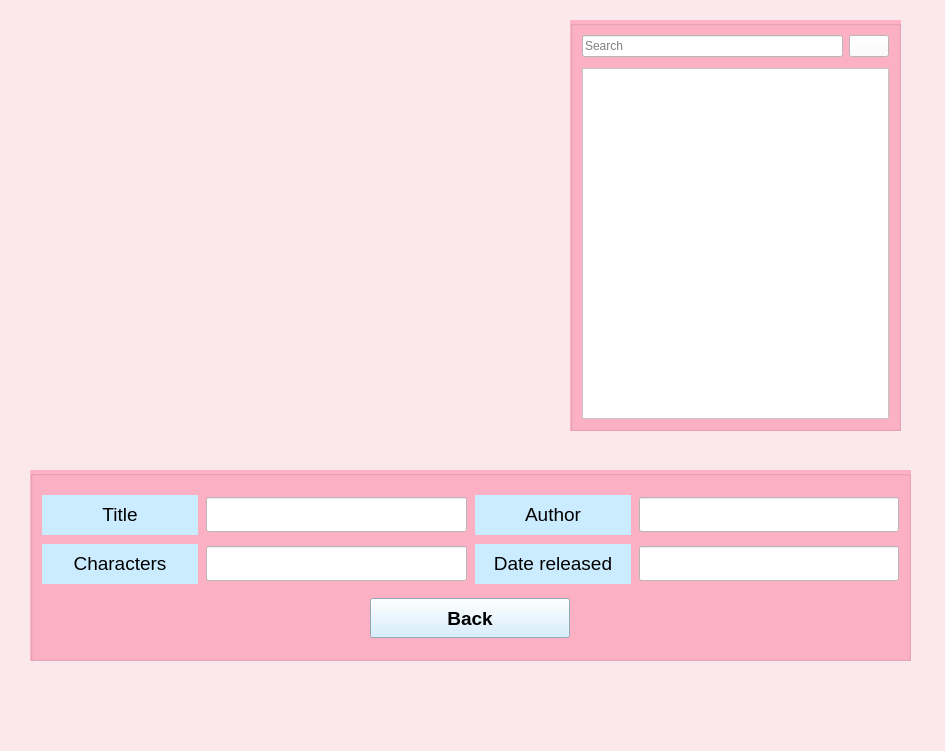
<?xml version="1.0" encoding="UTF-8"?>
<ui version="4.0">
 <class>MainWindow</class>
 <widget class="QMainWindow" name="MainWindow">
  <property name="geometry">
   <rect>
    <x>0</x>
    <y>0</y>
    <width>945</width>
    <height>751</height>
   </rect>
  </property>
  <property name="windowTitle">
   <string>MainWindow</string>
  </property>
  <property name="styleSheet">
   <string notr="true">background-color: rgb(250, 232, 237);</string>
  </property>
  <widget class="QWidget" name="centralwidget">
   <widget class="QLabel" name="label_9">
    <property name="geometry">
     <rect>
      <x>30</x>
      <y>30</y>
      <width>501</width>
      <height>401</height>
     </rect>
    </property>
    <property name="text">
     <string/>
    </property>
    <property name="pixmap">
     <pixmap>C:/Users/HP/Downloads/logo.png</pixmap>
    </property>
    <property name="scaledContents">
     <bool>true</bool>
    </property>
    <property name="wordWrap">
     <bool>false</bool>
    </property>
   </widget>
   <widget class="QGroupBox" name="groupBox_2">
    <property name="geometry">
     <rect>
      <x>570</x>
      <y>20</y>
      <width>331</width>
      <height>411</height>
     </rect>
    </property>
    <property name="styleSheet">
     <string notr="true">background-color: rgb(255, 178, 197);
</string>
    </property>
    <property name="title">
     <string/>
    </property>
    <layout class="QVBoxLayout" name="verticalLayout_2">
     <item>
      <layout class="QVBoxLayout" name="verticalLayout">
       <item>
        <layout class="QHBoxLayout" name="horizontalLayout">
         <property name="sizeConstraint">
          <enum>QLayout::SetMinimumSize</enum>
         </property>
         <property name="bottomMargin">
          <number>5</number>
         </property>
         <item>
          <widget class="QLineEdit" name="lineEdit_Search">
           <property name="maximumSize">
            <size>
             <width>16777215</width>
             <height>40</height>
            </size>
           </property>
           <property name="styleSheet">
            <string notr="true">background-color: rgb(255, 255, 255);</string>
           </property>
           <property name="text">
            <string/>
           </property>
           <property name="placeholderText">
            <string>Search</string>
           </property>
          </widget>
         </item>
         <item>
          <widget class="QPushButton" name="pushButton_Search">
           <property name="styleSheet">
            <string notr="true">background-color: rgb(255, 255, 255);</string>
           </property>
           <property name="text">
            <string/>
           </property>
           <property name="icon">
            <iconset>
             <normaloff>C:/Users/LENOVO/.designer/images/search.jpg</normaloff>C:/Users/LENOVO/.designer/images/search.jpg</iconset>
           </property>
          </widget>
         </item>
        </layout>
       </item>
      </layout>
     </item>
     <item>
      <widget class="QListView" name="Qlistview_da_viet">
       <property name="minimumSize">
        <size>
         <width>0</width>
         <height>0</height>
        </size>
       </property>
       <property name="statusTip">
        <string/>
       </property>
       <property name="styleSheet">
        <string notr="true">background-color: rgb(255, 255, 255);</string>
       </property>
      </widget>
     </item>
     <item>
      <layout class="QHBoxLayout" name="horizontalLayout_2"/>
     </item>
    </layout>
   </widget>
   <widget class="QGroupBox" name="groupBox">
    <property name="geometry">
     <rect>
      <x>30</x>
      <y>470</y>
      <width>881</width>
      <height>191</height>
     </rect>
    </property>
    <property name="styleSheet">
     <string notr="true">background-color: rgb(255, 178, 197);</string>
    </property>
    <property name="title">
     <string/>
    </property>
    <layout class="QGridLayout" name="gridLayout_2">
     <item row="1" column="0">
      <layout class="QGridLayout" name="gridLayout" rowstretch="0,0,0" columnstretch="3,5,3,5" rowminimumheight="0,0,0">
       <property name="sizeConstraint">
        <enum>QLayout::SetMaximumSize</enum>
       </property>
       <property name="horizontalSpacing">
        <number>8</number>
       </property>
       <property name="verticalSpacing">
        <number>9</number>
       </property>
       <item row="0" column="0">
        <widget class="QLabel" name="label_2">
         <property name="font">
          <font>
           <pointsize>14</pointsize>
           <weight>50</weight>
           <bold>false</bold>
          </font>
         </property>
         <property name="styleSheet">
          <string notr="true">background-color: rgb(203, 235, 255);
</string>
         </property>
         <property name="text">
          <string>&lt;html&gt;&lt;head/&gt;&lt;body&gt;&lt;p align=&quot;center&quot;&gt;Title&lt;/p&gt;&lt;/body&gt;&lt;/html&gt;</string>
         </property>
        </widget>
       </item>
       <item row="0" column="1">
        <widget class="QLineEdit" name="lineEdit_Title">
         <property name="minimumSize">
          <size>
           <width>0</width>
           <height>30</height>
          </size>
         </property>
         <property name="maximumSize">
          <size>
           <width>16777215</width>
           <height>35</height>
          </size>
         </property>
         <property name="styleSheet">
          <string notr="true">background-color: rgb(255, 255, 255);</string>
         </property>
        </widget>
       </item>
       <item row="1" column="1">
        <widget class="QLineEdit" name="lineEdit_Character">
         <property name="minimumSize">
          <size>
           <width>0</width>
           <height>30</height>
          </size>
         </property>
         <property name="maximumSize">
          <size>
           <width>16777215</width>
           <height>35</height>
          </size>
         </property>
         <property name="styleSheet">
          <string notr="true">background-color: rgb(255, 255, 255);</string>
         </property>
        </widget>
       </item>
       <item row="0" column="2">
        <widget class="QLabel" name="label_5">
         <property name="minimumSize">
          <size>
           <width>0</width>
           <height>40</height>
          </size>
         </property>
         <property name="font">
          <font>
           <pointsize>14</pointsize>
           <weight>50</weight>
           <bold>false</bold>
          </font>
         </property>
         <property name="styleSheet">
          <string notr="true">background-color: rgb(203, 235, 255);
</string>
         </property>
         <property name="text">
          <string>&lt;html&gt;&lt;head/&gt;&lt;body&gt;&lt;p align=&quot;center&quot;&gt;Author&lt;/p&gt;&lt;/body&gt;&lt;/html&gt;</string>
         </property>
        </widget>
       </item>
       <item row="0" column="3">
        <widget class="QLineEdit" name="lineEdit_Author">
         <property name="minimumSize">
          <size>
           <width>0</width>
           <height>30</height>
          </size>
         </property>
         <property name="maximumSize">
          <size>
           <width>16777215</width>
           <height>35</height>
          </size>
         </property>
         <property name="styleSheet">
          <string notr="true">background-color: rgb(255, 255, 255);</string>
         </property>
        </widget>
       </item>
       <item row="1" column="3">
        <widget class="QLineEdit" name="lineEdit_LinkFilm">
         <property name="minimumSize">
          <size>
           <width>0</width>
           <height>30</height>
          </size>
         </property>
         <property name="maximumSize">
          <size>
           <width>16777215</width>
           <height>35</height>
          </size>
         </property>
         <property name="styleSheet">
          <string notr="true">background-color: rgb(255, 255, 255);</string>
         </property>
        </widget>
       </item>
       <item row="1" column="2">
        <layout class="QHBoxLayout" name="horizontalLayout_3">
         <item>
          <widget class="QLabel" name="label_6">
           <property name="minimumSize">
            <size>
             <width>0</width>
             <height>40</height>
            </size>
           </property>
           <property name="font">
            <font>
             <pointsize>14</pointsize>
             <weight>50</weight>
             <bold>false</bold>
            </font>
           </property>
           <property name="styleSheet">
            <string notr="true">background-color: rgb(203, 235, 255);
</string>
           </property>
           <property name="text">
            <string>&lt;html&gt;&lt;head/&gt;&lt;body&gt;&lt;p align=&quot;center&quot;&gt;Date released&lt;/p&gt;&lt;/body&gt;&lt;/html&gt;</string>
           </property>
          </widget>
         </item>
        </layout>
       </item>
       <item row="1" column="0">
        <widget class="QLabel" name="label_3">
         <property name="font">
          <font>
           <pointsize>14</pointsize>
           <weight>50</weight>
           <bold>false</bold>
          </font>
         </property>
         <property name="styleSheet">
          <string notr="true">background-color: rgb(203, 235, 255);
</string>
         </property>
         <property name="text">
          <string>&lt;html&gt;&lt;head/&gt;&lt;body&gt;&lt;p align=&quot;center&quot;&gt;Characters&lt;/p&gt;&lt;/body&gt;&lt;/html&gt;</string>
         </property>
        </widget>
       </item>
       <item row="2" column="0" colspan="4">
        <layout class="QHBoxLayout" name="horizontalLayout_8">
         <property name="spacing">
          <number>8</number>
         </property>
         <property name="leftMargin">
          <number>4</number>
         </property>
         <property name="topMargin">
          <number>5</number>
         </property>
         <property name="rightMargin">
          <number>4</number>
         </property>
         <item>
          <widget class="QPushButton" name="pushButton_Back">
           <property name="minimumSize">
            <size>
             <width>0</width>
             <height>40</height>
            </size>
           </property>
           <property name="maximumSize">
            <size>
             <width>200</width>
             <height>50</height>
            </size>
           </property>
           <property name="font">
            <font>
             <pointsize>14</pointsize>
             <weight>75</weight>
             <bold>true</bold>
            </font>
           </property>
           <property name="styleSheet">
            <string notr="true">background-color: rgb(203, 235, 255);
</string>
           </property>
           <property name="text">
            <string>Back</string>
           </property>
          </widget>
         </item>
        </layout>
       </item>
      </layout>
     </item>
    </layout>
   </widget>
  </widget>
  <widget class="QMenuBar" name="menubar">
   <property name="geometry">
    <rect>
     <x>0</x>
     <y>0</y>
     <width>945</width>
     <height>26</height>
    </rect>
   </property>
  </widget>
  <widget class="QStatusBar" name="statusbar"/>
 </widget>
 <resources/>
 <connections/>
</ui>
